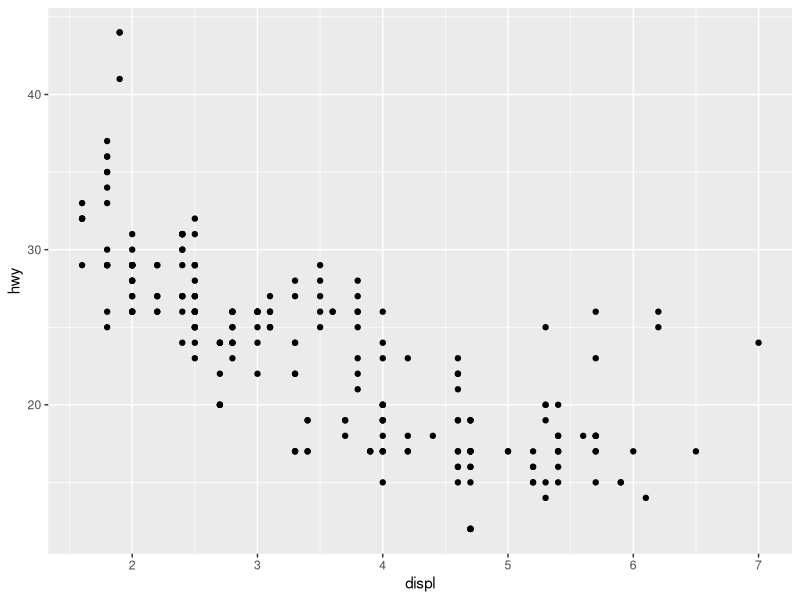
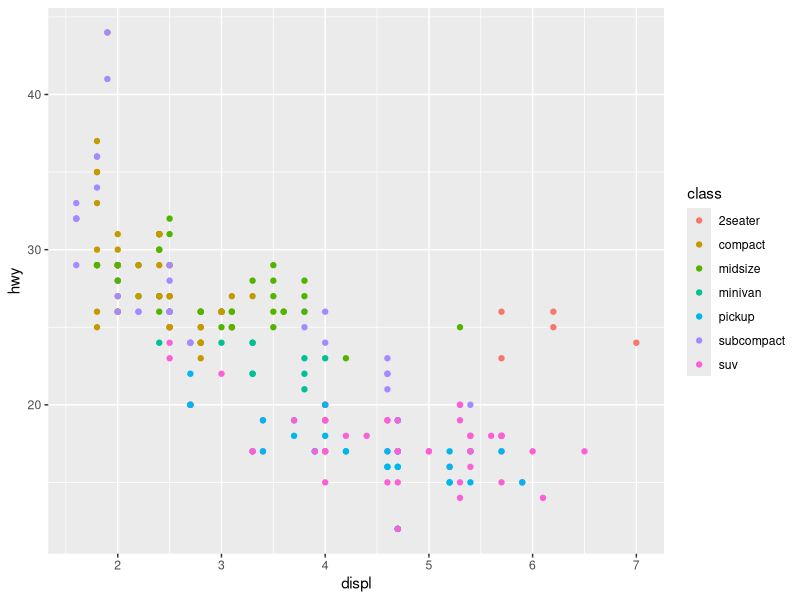
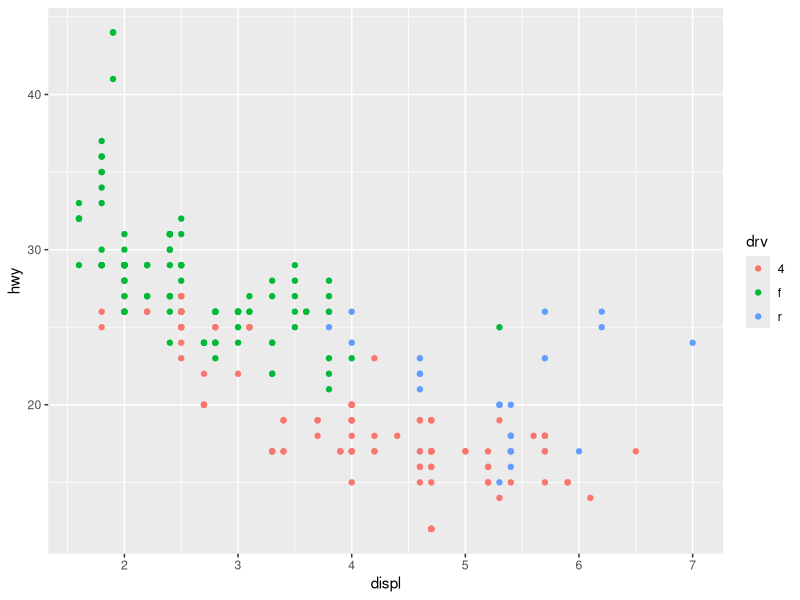
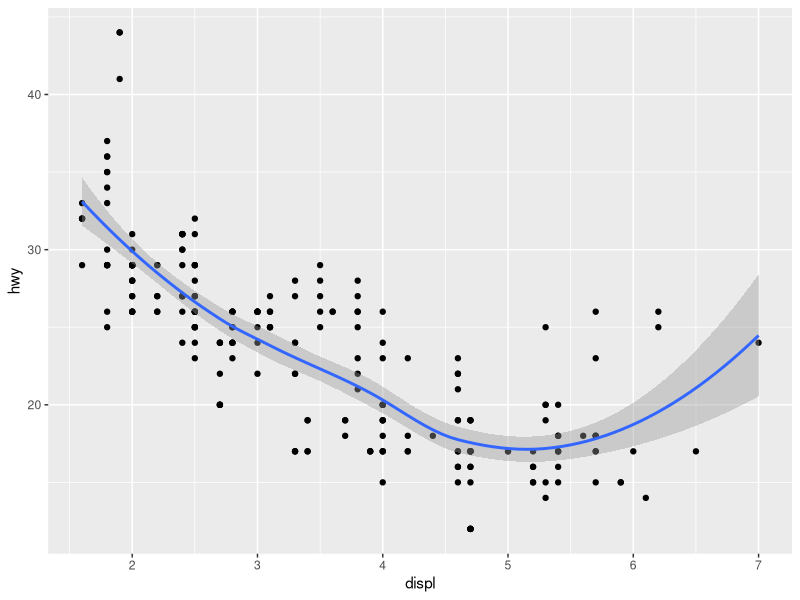
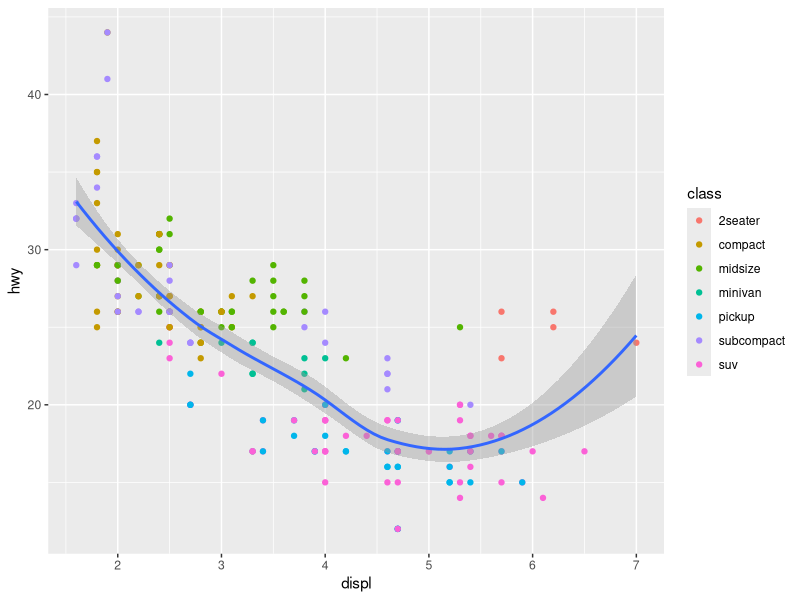
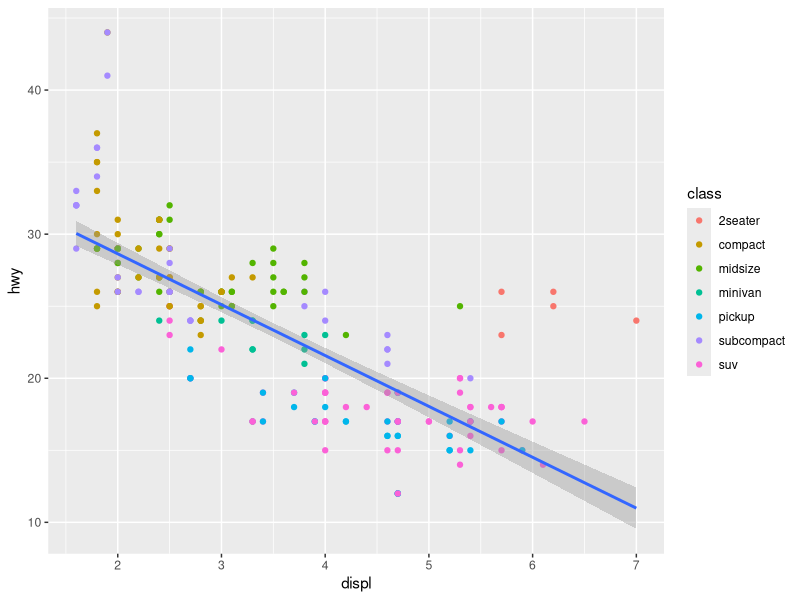
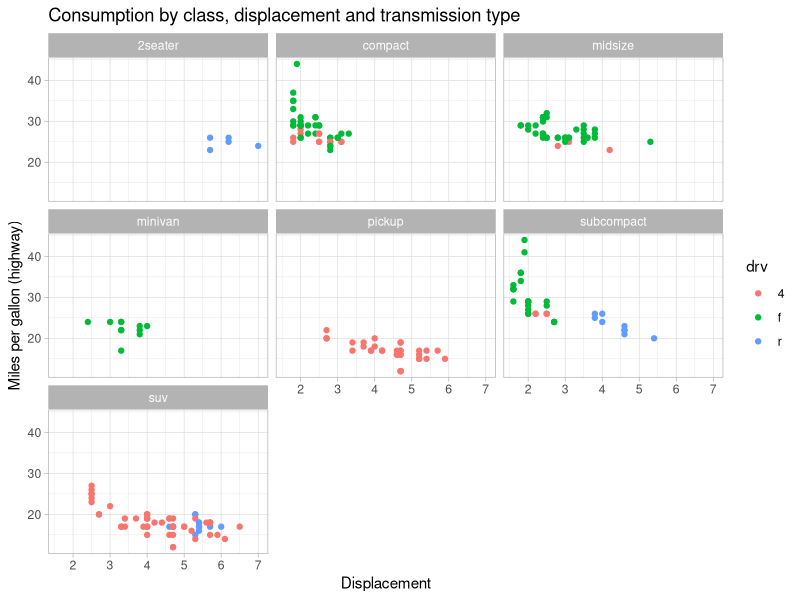
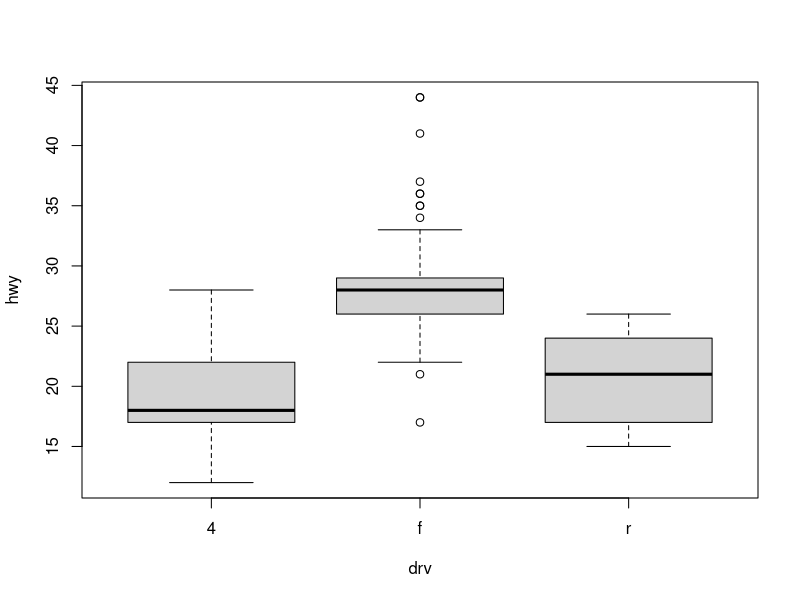

The R source for these figures, in order:
# Scatter plots

library("tidyverse")

ggplot(mpg, aes(x = displ, y = hwy)) +
  geom_point()

ggplot(mpg, aes(x = displ, y = hwy, color = class)) +
  geom_point()

ggplot(mpg) +
  geom_point(aes(x = displ, y = hwy, color = drv))

ggplot(mpg, aes(x = displ, y = hwy)) +
  geom_point() +
  geom_smooth()

ggplot(mpg, aes(x = displ, y = hwy)) +
  geom_point(aes(color= class)) +
  geom_smooth()

ggplot(mpg, aes(x = displ, y = hwy)) +
  geom_point(aes(color= class)) +
  geom_smooth(method = "lm")

ggplot(mpg, aes(x = displ, y = hwy, color = drv)) +
  geom_point() +
  facet_wrap(~ class) +
  xlab("Displacement") +
  ylab("Miles per gallon (highway)") +
  ggtitle("Consumption by class, displacement and transmission type") +
  theme_light()

# Boxplot
boxplot(hwy ~ drv, mpg)

ggplot(mpg) +
  geom_boxplot(aes(drv, hwy))

# Histograms
ggplot(mpg) +
  geom_histogram(aes(cty), bins = 12, fill = "#56B4E9", color= "white") +
  theme_light()

# Density 2d
x = rnorm(1000, sd = 2)
y = rnorm(1000)
exampleData = data.frame(var1 = x, var2 = y)
ggplot(exampleData,aes(var1, var2)) +
  geom_density_2d() +
  scale_y_continuous(limits = c(-4, 4)) +
  scale_x_continuous(limits = c(-4, 4))
